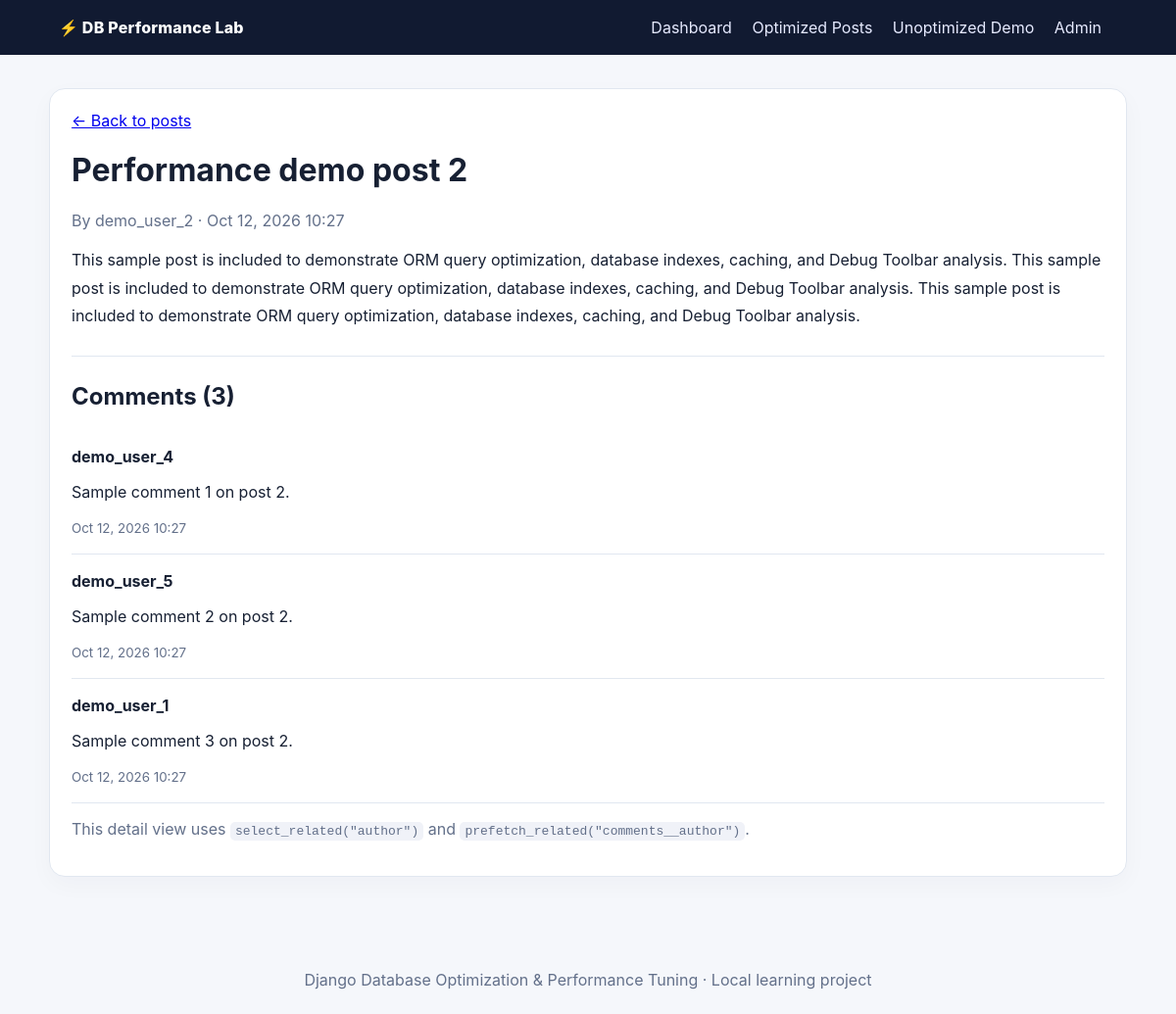
Page /posts/2/ on the committed database.
### optimization/models.py (models this page shows, shortened)
class Post(models.Model):
    author = models.ForeignKey(
        settings.AUTH_USER_MODEL,
        on_delete=models.CASCADE,
        related_name="optimization_posts",
    )
    title = models.CharField(max_length=200)
    body = models.TextField()
    created_at = models.DateTimeField(auto_now_add=True)
    is_published = models.BooleanField(default=True)
    class Meta:
        ordering = ["-created_at"]
        indexes = [
            models.Index(fields=["-created_at"], name="post_created_desc_idx"),
            models.Index(fields=["is_published", "-created_at"], name="post_pub_date_idx"),
        ]

class Comment(models.Model):
    post = models.ForeignKey(Post, on_delete=models.CASCADE, related_name="comments")
    author = models.ForeignKey(
        settings.AUTH_USER_MODEL,
        on_delete=models.CASCADE,
        related_name="optimization_comments",
    )
    body = models.CharField(max_length=500)
    created_at = models.DateTimeField(auto_now_add=True)
    class Meta:
        ordering = ["created_at"]
        indexes = [
            models.Index(fields=["post", "created_at"], name="comment_post_date_idx"),
        ]

### optimization/views.py (the view)
# urls.py: path("posts/<int:post_id>/", views.post_detail, name="post_detail"),
def post_detail(request, post_id):
    post = get_object_or_404(
        Post.objects.select_related("author").prefetch_related("comments__author"),
        pk=post_id,
        is_published=True,
    )
    comments = post.comments.all()
    return render(request, "optimization/post_detail.html", {"post": post, "comments": comments})

### optimization/templates/optimization/post_detail.html (shortened to what this page needs)
{% extends "optimization/base.html" %}
{% block content %}
<div class="card">
  <a href="{% url 'post_list' %}">← Back to posts</a>
  <h1>{{ post.title }}</h1>
  <p class="muted">By {{ post.author.username }} · {{ post.created_at|date:"M j, Y H:i" }}</p>
  <p style="line-height:1.8">{{ post.body }}</p>
  <hr style="border:0;border-top:1px solid #e1e7f0;margin:26px 0">
  <h2>Comments ({{ comments|length }})</h2>
  {% for comment in comments %}
    <article class="post">
      <strong>{{ comment.author.username }}</strong>
      <p>{{ comment.body }}</p>
      <small class="muted">{{ comment.created_at|date:"M j, Y H:i" }}</small>
    </article>
  {% empty %}
    <p class="muted">No comments yet.</p>
  {% endfor %}
  <p class="muted">This detail view uses <code>select_related("author")</code> and <code>prefetch_related("comments__author")</code>.</p>
</div>
{% endblock %}

### optimization/templates/optimization/base.html (shortened to what this page needs)
<!doctype html>
<html lang="en">
<head>
</head>
<body>
<header>
  <div class="brand">⚡ DB Performance Lab</div>
  <nav>
    <a href="{% url 'dashboard' %}">Dashboard</a>
    <a href="{% url 'post_list' %}">Optimized Posts</a>
    <a href="{% url 'post_list_unoptimized' %}">Unoptimized Demo</a>
    <a href="/admin/">Admin</a>
  </nav>
</header>
<main>{% block content %}{% endblock %}</main>
<footer>Django Database Optimization &amp; Performance Tuning · Local learning project</footer>
</body>
</html>

### optimization/templates/optimization/base.html (style rules this page uses)
:root { color-scheme: light; --ink:#172033; --muted:#63708a; --line:#e1e7f0; --brand:#4456d9; --bg:#f5f7fb; }
* { box-sizing:border-box; }
body { margin:0; font-family:Inter,Segoe UI,Arial,sans-serif; background:var(--bg); color:var(--ink); }
header { background:#111a31; color:white; padding:18px 5vw; display:flex; justify-content:space-between; align-items:center; gap:20px; flex-wrap:wrap; }
header a { color:#e6eaff; text-decoration:none; margin-right:16px; }
.brand { font-weight:800; letter-spacing:.2px; }
main { width:min(1100px,92vw); margin:34px auto 70px; }
.card { background:white; border:1px solid var(--line); border-radius:16px; padding:22px; box-shadow:0 8px 24px #18274b08; }
.muted { color:var(--muted); }
.post { border-bottom:1px solid var(--line); padding:17px 0; }
h2 { margin-top:0; }
code { background:#f0f2f8; padding:2px 5px; border-radius:5px; overflow-wrap:anywhere; }
footer { text-align:center; color:var(--muted); padding:25px; }

### rows in the picture
Post: title "Performance demo post 2", author.username "demo_user_2", created_at "Oct 12, 2026 10:27", body "This sample post is included to demonstrate ORM query optimization, database indexes, caching, and Debug Toolbar analysis. This sample post is included to demonstrate ORM query optimization, database indexes, caching, and Debug Toolbar analysis. This sample post is included to demonstrate ORM query optimization, database indexes, caching, and Debug Toolbar analysis."
Comment: author.username "demo_user_4", body "Sample comment 1 on post 2.", created_at "Oct 12, 2026 10:27"
Comment: author.username "demo_user_5", body "Sample comment 2 on post 2.", created_at "Oct 12, 2026 10:27"
Comment: author.username "demo_user_1", body "Sample comment 3 on post 2.", created_at "Oct 12, 2026 10:27"

### other values in the picture
{{ comments|length }} "3"
